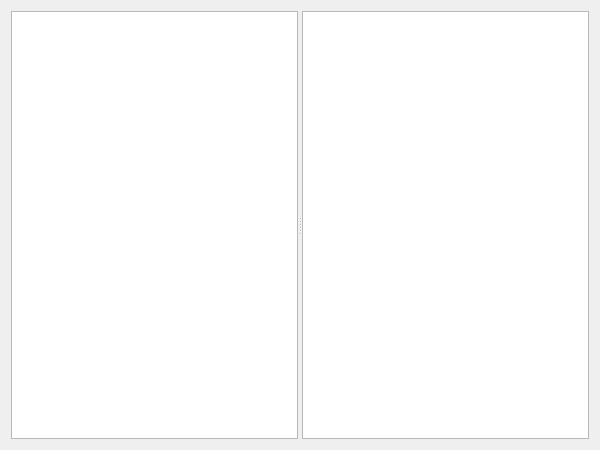
<?xml version="1.0" encoding="UTF-8"?>
<ui version="4.0">
 <class>File</class>
 <widget class="QDialog" name="File">
  <property name="geometry">
   <rect>
    <x>0</x>
    <y>0</y>
    <width>600</width>
    <height>450</height>
   </rect>
  </property>
  <property name="contextMenuPolicy">
   <enum>Qt::CustomContextMenu</enum>
  </property>
  <property name="windowTitle">
   <string>Dialog</string>
  </property>
  <layout class="QHBoxLayout" name="horizontalLayout">
   <item>
    <widget class="QSplitter" name="splitter">
     <property name="orientation">
      <enum>Qt::Horizontal</enum>
     </property>
     <widget class="QListView" name="listView">
      <property name="mouseTracking">
       <bool>true</bool>
      </property>
      <property name="tabletTracking" stdset="0">
       <bool>true</bool>
      </property>
     </widget>
     <widget class="QTreeView" name="treeView">
      <property name="contextMenuPolicy">
       <enum>Qt::CustomContextMenu</enum>
      </property>
     </widget>
    </widget>
   </item>
  </layout>
  <action name="action_new">
   <property name="text">
    <string>新建</string>
   </property>
  </action>
  <action name="action_upload">
   <property name="text">
    <string>上传</string>
   </property>
   <property name="toolTip">
    <string>上传文件</string>
   </property>
  </action>
  <action name="action_download">
   <property name="text">
    <string>下载</string>
   </property>
  </action>
  <action name="action_refresh">
   <property name="text">
    <string>刷新</string>
   </property>
  </action>
 </widget>
 <resources>
  <include location="../test.qrc"/>
 </resources>
 <connections/>
</ui>
